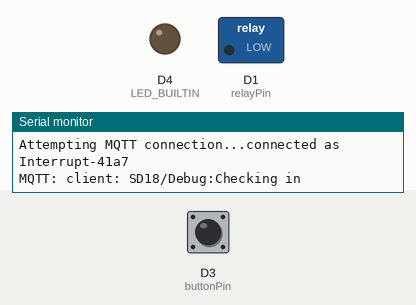
This sketch was run on a simulated ESP8266 (NodeMCU). On the bench: switched loads named in the sketch (green lamp = pin HIGH), output pins drawn as LEDs (lit = HIGH, except the on-board LED, lit = LOW), the last lines printed to the serial monitor. The inputs (shaded band) are chosen by the test bench; at power-on: D3 (buttonPin) HIGH. WiFi joins after 1.5 s; servers stay silent unless stated; random numbers use the default seed unless the sketch sets one; no MQTT or app messages arrive unless stated; not simulated (calls return 0 or success): arduino_secrets.h; names the files do not define were given values by the test bench: SECRET_MQTT_PORT = 1883.

Above: at 2.7 s.
2.8 s: D3 (buttonPin) pulled LOW for 0.15 s
At 4.1 s:
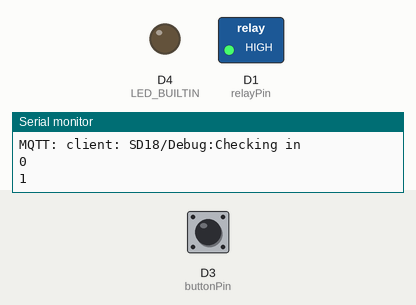
4.4 s: D3 (buttonPin) pulled LOW for 3.2 s
At 4.7 s:
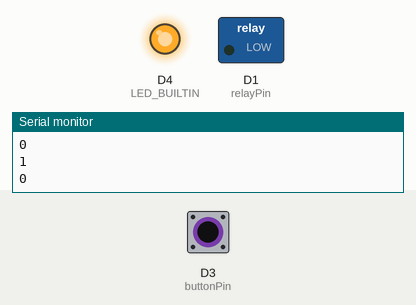
10.6 s: D3 (buttonPin) pulled LOW for 1 s
At 12.6 s:
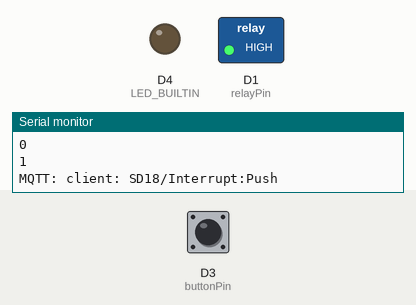
Timing chart, 0 to 14.1 s (numbered marks = the images above; inputs shaded):
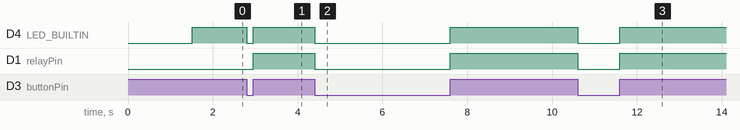

The sketch:

Interrupt_Doorbell.ino
```cpp
#include <ESP8266WiFi.h>
#include <PubSubClient.h>
//All config is now in the secrets file. file is in same directory and looks like: #define SECRET_SSID "Stringvalue"
#include "arduino_secrets.h"

WiFiClient espClient;
PubSubClient client(espClient);

const char* ssid = SECRET_SSID;
const char* password = SECRET_PASSWORD;
const char* mqtt_server = SECRET_MQTT_IP;
const int   mqtt_port = SECRET_MQTT_PORT;
const char* mqtt_user = SECRET_MQTT_USER;
const char* mqtt_password = SECRET_MQTT_PASSWD;
String mqttClient = "client"; //this will be overwritten when connecting.

// Things to change
const char* mqtt_topic = "SD18/Interrupt";
const char* mqtt_debug = "SD18/Debug";

const int buttonPin = 0;     // D3
const int ledPin =  13;      // the number of the LED pin
const int relayPin = D1; //relay


// variables will change:
volatile int buttonState = 0;         // variable for reading the pushbutton status
//timer
unsigned long ts = 0, new_ts = 0, loopts = 0, new_loopts = 0; //timestamps

//
void publishMQTT(String topic, String incoming) {
  Serial.println("MQTT: " + mqttClient + ": " + topic + ":" + incoming);
  char charBuf[incoming.length() + 1];
  incoming.toCharArray(charBuf, incoming.length() + 1);

  char topicBuf[topic.length() + 1];
  topic.toCharArray(topicBuf, topic.length() + 1);
  client.publish(topicBuf, charBuf);
}

void publish_gated(String topic, String incoming) {
  new_loopts = millis();
  if (new_loopts - loopts > 10000) {
    loopts = new_loopts;
    publishMQTT(topic, incoming);
  }
}

void setup_wifi() {
  delay(10);
  //Connect to a WiFi network
  Serial.println();
  Serial.print("Connecting to ");
  Serial.println(ssid);

  WiFi.mode(WIFI_STA);
  WiFi.begin(ssid, password);

  while (WiFi.status() != WL_CONNECTED) {
    delay(500);
    Serial.print(".");
  }

  Serial.println("");
  Serial.println("WiFi connected");
  Serial.println("IP address: ");
  Serial.println(WiFi.localIP());
}

void reconnect() {
  while (!client.connected()) {
    Serial.print("Attempting MQTT connection...");
    // Attempt to connect using a random clientid
    String clientId = "Interrupt-";
    clientId += String(random(0xffff), HEX);

    if (client.connect(clientId.c_str(), mqtt_user, mqtt_password)) {
      Serial.println("connected as " + clientId);
      // Once connected, publish an announcement...
      publishMQTT(mqtt_debug, "Checking in");

    } else {
      Serial.print("failed, rc=");
      Serial.print(client.state());
      Serial.println(" try again in 5 seconds");
      // Wait 5 seconds before retrying
      delay(5000);
    }
  }
}

void setup() {
  Serial.begin(115200);

  //define our relay pin as output and pull it low.
  pinMode(relayPin, OUTPUT);
  digitalWrite(relayPin, LOW);

  setup_wifi();

  //Init MQTT Client
  client.setServer(mqtt_server, mqtt_port);
  // initialize the LED pin as an output:
  pinMode(LED_BUILTIN, OUTPUT);
  // initialize the pushbutton pin as an input:
  pinMode(buttonPin, INPUT_PULLUP);
  // Attach an interrupt to the ISR vector
  attachInterrupt(buttonPin, pin_ISR, CHANGE);

  digitalWrite(LED_BUILTIN, HIGH);
}

void loop() {
  //MQTT Loop
  new_ts = millis();
  if (new_ts - ts > 10000) { //check in every ten secs.
    publishMQTT(mqtt_debug, "Checking In");
    ts = new_ts;
  }
  if (!client.connected()) {
    reconnect();
  }
  client.loop();
  buttonState = digitalRead(buttonPin);
  //Serial.println(String(buttonState));
}
bool isLow = false;
// will detect every change. When a button press occurs it will be LOW (0), so we're sending an MQTT message when that happens.
// I mimic the relay status with the button state (because else you'd only have the half of the chime)
// I use the gated function because I don't want 200 messages on every button press ;)
void pin_ISR() {
  buttonState = digitalRead(buttonPin);
  Serial.println(String(buttonState));
  digitalWrite(LED_BUILTIN, buttonState);
  if (buttonState == 0) {
    digitalWrite(relayPin, LOW);
  } else {
    digitalWrite(relayPin, HIGH);
    publish_gated(mqtt_topic, "Push");
  }


}
```

Measured:
- after the input at 2.8 s, D4 (LED_BUILTIN): HIGH → LOW at once, → HIGH 0.15 s later; D1 (relayPin): LOW → HIGH after 0.15 s
- after the input at 4.4 s, D4 (LED_BUILTIN), D1 (relayPin): HIGH → LOW at once, → HIGH 3.2 s later
- after the input at 10.6 s, D4 (LED_BUILTIN), D1 (relayPin): HIGH → LOW at once, → HIGH 1.0 s later
